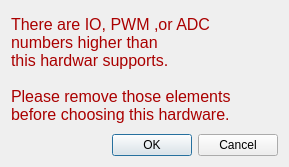
<?xml version="1.0" encoding="UTF-8"?>
<ui version="4.0">
 <class>ardIOnoteDialog</class>
 <widget class="QDialog" name="ardIOnoteDialog">
  <property name="geometry">
   <rect>
    <x>0</x>
    <y>0</y>
    <width>289</width>
    <height>167</height>
   </rect>
  </property>
  <property name="minimumSize">
   <size>
    <width>289</width>
    <height>167</height>
   </size>
  </property>
  <property name="maximumSize">
   <size>
    <width>289</width>
    <height>167</height>
   </size>
  </property>
  <property name="windowTitle">
   <string>Changing Hardware Error.</string>
  </property>
  <layout class="QGridLayout" name="gridLayout">
   <item row="0" column="0">
    <widget class="QLabel" name="label">
     <property name="palette">
      <palette>
       <active>
        <colorrole role="WindowText">
         <brush brushstyle="SolidPattern">
          <color alpha="255">
           <red>170</red>
           <green>0</green>
           <blue>0</blue>
          </color>
         </brush>
        </colorrole>
       </active>
       <inactive>
        <colorrole role="WindowText">
         <brush brushstyle="SolidPattern">
          <color alpha="255">
           <red>170</red>
           <green>0</green>
           <blue>0</blue>
          </color>
         </brush>
        </colorrole>
       </inactive>
       <disabled>
        <colorrole role="WindowText">
         <brush brushstyle="SolidPattern">
          <color alpha="255">
           <red>106</red>
           <green>104</green>
           <blue>100</blue>
          </color>
         </brush>
        </colorrole>
       </disabled>
      </palette>
     </property>
     <property name="font">
      <font>
       <pointsize>12</pointsize>
      </font>
     </property>
     <property name="text">
      <string>There are IO, PWM ,or ADC
numbers higher than
this hardwar supports.

Please remove those elements 
before choosing this hardware. </string>
     </property>
    </widget>
   </item>
   <item row="1" column="0">
    <widget class="QDialogButtonBox" name="buttonBox">
     <property name="orientation">
      <enum>Qt::Horizontal</enum>
     </property>
     <property name="standardButtons">
      <set>QDialogButtonBox::Cancel|QDialogButtonBox::Ok</set>
     </property>
    </widget>
   </item>
  </layout>
 </widget>
 <resources/>
 <connections>
  <connection>
   <sender>buttonBox</sender>
   <signal>accepted()</signal>
   <receiver>ardIOnoteDialog</receiver>
   <slot>accept()</slot>
   <hints>
    <hint type="sourcelabel">
     <x>248</x>
     <y>254</y>
    </hint>
    <hint type="destinationlabel">
     <x>157</x>
     <y>274</y>
    </hint>
   </hints>
  </connection>
  <connection>
   <sender>buttonBox</sender>
   <signal>rejected()</signal>
   <receiver>ardIOnoteDialog</receiver>
   <slot>reject()</slot>
   <hints>
    <hint type="sourcelabel">
     <x>316</x>
     <y>260</y>
    </hint>
    <hint type="destinationlabel">
     <x>286</x>
     <y>274</y>
    </hint>
   </hints>
  </connection>
 </connections>
</ui>
